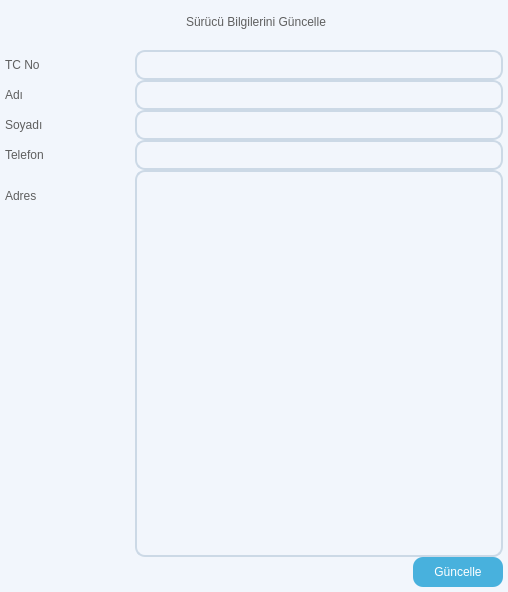
<?xml version="1.0" encoding="UTF-8"?>
<ui version="4.0">
 <class>Form</class>
 <widget class="QWidget" name="Form">
  <property name="geometry">
   <rect>
    <x>0</x>
    <y>0</y>
    <width>508</width>
    <height>592</height>
   </rect>
  </property>
  <property name="minimumSize">
   <size>
    <width>508</width>
    <height>592</height>
   </size>
  </property>
  <property name="maximumSize">
   <size>
    <width>508</width>
    <height>592</height>
   </size>
  </property>
  <property name="windowTitle">
   <string>Sürücü Bilgilerini Güncelle</string>
  </property>
  <property name="styleSheet">
   <string notr="true">QWidget{
  background-color: #f2f6fc;
}

QGroupBox{
	background-color: #f2f6fc;
	border-radius: 15px;
	margin-top: 15px;
	font: 9pt &quot;Segoe UI&quot;;
	color: #5f5f5f
}

QTableWidget {
    border: 2px solid #e3ebf5;
    border-radius: 10px;
    background-color: #f2f6fc;
}

QGroupBox::title {
    subcontrol-origin: margin;
    subcontrol-position: top center;
    padding: 5px 10px;
    background-color: #f2f6fc;
    border-radius: 7px;
    color: #5f5f5f;
}

QLabel{
	font: 9pt &quot;Segoe UI&quot;;
	color: #5f5f5f;
}

QLineEdit{
	background-color: transparent;
	border: 2px solid #ccd9e6;
	border-radius: 10px;
	font: 9 pt &quot;Segoe UI&quot; #5f5f5f;
}

QTextEdit{
	background-color: transparent;
	border: 2px solid #ccd9e6;
	border-radius: 10px;
	font: 9 pt &quot;Segoe UI&quot;;
}

QPushButton {
    background-color: #48B1DD;
    color: white;
    border: none;
    border-radius: 10px;
    padding: 6px 12px;
    font: 9pt &quot;Segoe UI&quot;;
}

QPushButton:hover {
    background-color: #007BFF;
}

QPushButton:pressed {
    background-color: #5F5F5F;
}
QComboBox {
    background-color: transparent;
    border: 2px solid #5f5f5f;
    border-radius: 10px;
    padding: 5px 8px;
    font: 9pt &quot;Segoe UI&quot;;
    color: #5f5f5f;
}

QComboBox::drop-down {
    subcontrol-origin: padding;
    subcontrol-position: top right;
    width: 25px;
    border-left: 1px solid #5f5f5f;
}


QComboBox QAbstractItemView {
    border: 2px solid #e3ebf5;
    selection-background-color: #e3ebf5;
    background-color: white;
    color: #5f5f5f;
    font: 9pt &quot;Segoe UI&quot;;
    border-radius: 5px;
}


</string>
  </property>
  <layout class="QHBoxLayout" name="horizontalLayout">
   <property name="spacing">
    <number>0</number>
   </property>
   <property name="leftMargin">
    <number>0</number>
   </property>
   <property name="topMargin">
    <number>0</number>
   </property>
   <property name="rightMargin">
    <number>0</number>
   </property>
   <property name="bottomMargin">
    <number>0</number>
   </property>
   <item>
    <widget class="QWidget" name="widget" native="true">
     <layout class="QHBoxLayout" name="horizontalLayout_2">
      <property name="spacing">
       <number>0</number>
      </property>
      <property name="leftMargin">
       <number>0</number>
      </property>
      <property name="topMargin">
       <number>0</number>
      </property>
      <property name="rightMargin">
       <number>0</number>
      </property>
      <property name="bottomMargin">
       <number>0</number>
      </property>
      <item>
       <widget class="QWidget" name="widget_2" native="true">
        <layout class="QHBoxLayout" name="horizontalLayout_5">
         <property name="spacing">
          <number>0</number>
         </property>
         <property name="leftMargin">
          <number>0</number>
         </property>
         <property name="topMargin">
          <number>10</number>
         </property>
         <property name="rightMargin">
          <number>0</number>
         </property>
         <property name="bottomMargin">
          <number>0</number>
         </property>
         <item>
          <widget class="QGroupBox" name="groupDriverAdd">
           <property name="title">
            <string>Sürücü Bilgilerini Güncelle</string>
           </property>
           <layout class="QHBoxLayout" name="horizontalLayout_3">
            <property name="spacing">
             <number>0</number>
            </property>
            <property name="leftMargin">
             <number>0</number>
            </property>
            <property name="topMargin">
             <number>25</number>
            </property>
            <property name="rightMargin">
             <number>0</number>
            </property>
            <property name="bottomMargin">
             <number>0</number>
            </property>
            <item>
             <layout class="QFormLayout" name="formLayoutAdd">
              <property name="horizontalSpacing">
               <number>0</number>
              </property>
              <property name="leftMargin">
               <number>5</number>
              </property>
              <property name="rightMargin">
               <number>5</number>
              </property>
              <property name="bottomMargin">
               <number>5</number>
              </property>
              <item row="0" column="0">
               <widget class="QLabel" name="labelDriverTcNo">
                <property name="minimumSize">
                 <size>
                  <width>130</width>
                  <height>30</height>
                 </size>
                </property>
                <property name="text">
                 <string>TC No</string>
                </property>
               </widget>
              </item>
              <item row="0" column="1">
               <widget class="QLineEdit" name="lineEditDriverTcNo">
                <property name="minimumSize">
                 <size>
                  <width>0</width>
                  <height>30</height>
                 </size>
                </property>
                <property name="maximumSize">
                 <size>
                  <width>16777215</width>
                  <height>30</height>
                 </size>
                </property>
               </widget>
              </item>
              <item row="1" column="0">
               <widget class="QLabel" name="labelDriverName">
                <property name="minimumSize">
                 <size>
                  <width>130</width>
                  <height>30</height>
                 </size>
                </property>
                <property name="text">
                 <string>Adı</string>
                </property>
               </widget>
              </item>
              <item row="1" column="1">
               <widget class="QLineEdit" name="lineEditDriverName">
                <property name="minimumSize">
                 <size>
                  <width>0</width>
                  <height>30</height>
                 </size>
                </property>
                <property name="maximumSize">
                 <size>
                  <width>16777215</width>
                  <height>30</height>
                 </size>
                </property>
               </widget>
              </item>
              <item row="2" column="0">
               <widget class="QLabel" name="labelDriverSurname">
                <property name="minimumSize">
                 <size>
                  <width>130</width>
                  <height>30</height>
                 </size>
                </property>
                <property name="text">
                 <string>Soyadı</string>
                </property>
               </widget>
              </item>
              <item row="2" column="1">
               <widget class="QLineEdit" name="lineEditDriverSurname">
                <property name="minimumSize">
                 <size>
                  <width>0</width>
                  <height>30</height>
                 </size>
                </property>
                <property name="maximumSize">
                 <size>
                  <width>16777215</width>
                  <height>30</height>
                 </size>
                </property>
               </widget>
              </item>
              <item row="3" column="0">
               <widget class="QLabel" name="labelDriverPhone">
                <property name="minimumSize">
                 <size>
                  <width>130</width>
                  <height>30</height>
                 </size>
                </property>
                <property name="text">
                 <string>Telefon</string>
                </property>
               </widget>
              </item>
              <item row="3" column="1">
               <widget class="QLineEdit" name="lineEditDriverPhone">
                <property name="minimumSize">
                 <size>
                  <width>0</width>
                  <height>30</height>
                 </size>
                </property>
                <property name="maximumSize">
                 <size>
                  <width>16777215</width>
                  <height>30</height>
                 </size>
                </property>
               </widget>
              </item>
              <item row="4" column="0">
               <widget class="QLabel" name="labelDriverAdress">
                <property name="minimumSize">
                 <size>
                  <width>130</width>
                  <height>30</height>
                 </size>
                </property>
                <property name="text">
                 <string>Adres</string>
                </property>
               </widget>
              </item>
              <item row="4" column="1">
               <widget class="QTextEdit" name="textEditDriverAdress">
                <property name="documentTitle">
                 <string/>
                </property>
               </widget>
              </item>
              <item row="5" column="0" colspan="2">
               <layout class="QHBoxLayout" name="horizontalLayoutAddButton">
                <property name="spacing">
                 <number>0</number>
                </property>
                <item>
                 <widget class="QLabel" name="labelDriverId">
                  <property name="text">
                   <string/>
                  </property>
                 </widget>
                </item>
                <item>
                 <spacer name="horizontalSpacer">
                  <property name="orientation">
                   <enum>Qt::Horizontal</enum>
                  </property>
                  <property name="sizeHint" stdset="0">
                   <size>
                    <width>40</width>
                    <height>20</height>
                   </size>
                  </property>
                 </spacer>
                </item>
                <item>
                 <widget class="QPushButton" name="pushButtonUpdateDriver">
                  <property name="minimumSize">
                   <size>
                    <width>90</width>
                    <height>30</height>
                   </size>
                  </property>
                  <property name="maximumSize">
                   <size>
                    <width>90</width>
                    <height>30</height>
                   </size>
                  </property>
                  <property name="text">
                   <string>Güncelle</string>
                  </property>
                 </widget>
                </item>
               </layout>
              </item>
             </layout>
            </item>
           </layout>
          </widget>
         </item>
        </layout>
       </widget>
      </item>
     </layout>
    </widget>
   </item>
  </layout>
 </widget>
 <resources/>
 <connections/>
</ui>
